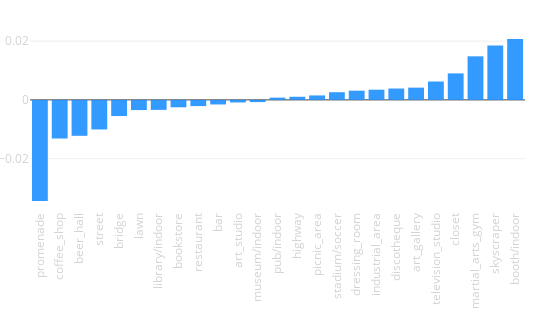

Here is the notebook cell this chart was saved with:
### Code cell
tags_delta(city_data, opposite_city_data)

### Figure 1 — Plotly figure (JSON) as saved in the notebook; plotly's stock layout.template omitted (floating-point values rounded to 4 significant figures)
{"data": [{"marker": {"color": "dodgerblue"}, "opacity": 0.9, "type": "bar", "uid": "5e47d9de-4292-11e9-81e6-3c15c2cf2370", "x": ["promenade", "coffee_shop", "beer_hall", "street", "bridge", "lawn", "library/indoor", "bookstore", "restaurant", "bar", "art_studio", "museum/indoor", "pub/indoor", "highway", "picnic_area", "stadium/soccer", "dressing_room", "industrial_area", "discotheque", "art_gallery", "television_studio", "closet", "martial_arts_gym", "skyscraper", "booth/indoor"], "y": [-0.03442, -0.01315, -0.01222, -0.01006, -0.005497, -0.003462, -0.003407, -0.002517, -0.002104, -0.001559, -0.0008732, -0.0007482, 0.0007713, 0.001065, 0.001519, 0.002615, 0.003137, 0.003475, 0.003869, 0.004175, 0.006262, 0.009029, 0.01483, 0.01854, 0.02073]}], "layout": {"height": 330, "margin": {"b": 120, "l": 30, "r": 25, "t": 30}, "showlegend": false, "width": 550, "xaxis": {"tickangle": -90, "tickfont": {"color": "lightgrey", "size": 11.5}}, "xaxis2": {"tickangle": -90, "tickfont": {"color": "lightgrey", "size": 11.5}}, "yaxis": {"tickfont": {"color": "lightgrey", "size": 11.5}}, "yaxis2": {"tickfont": {"color": "lightgrey", "size": 11.5}}}}
